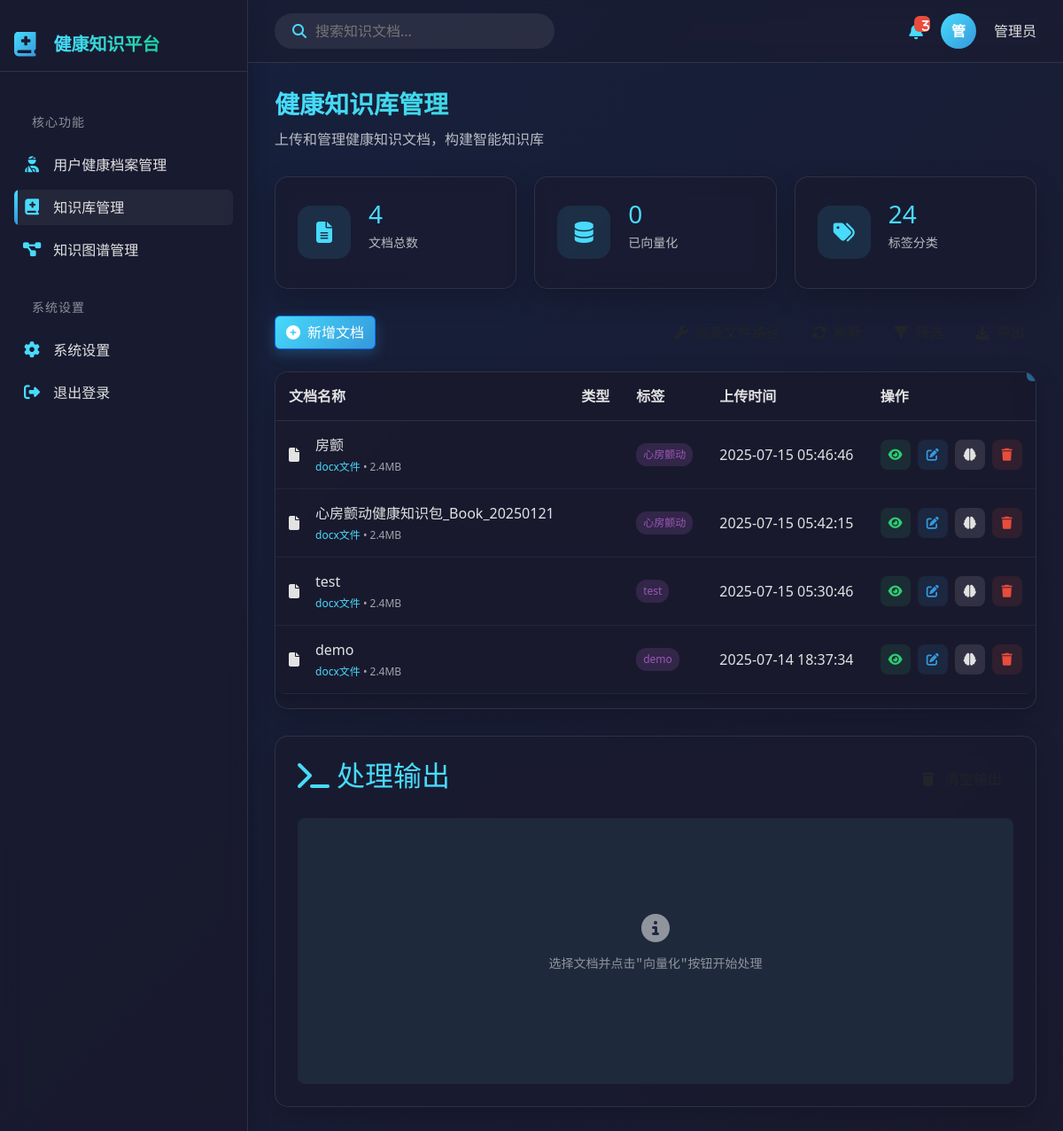
Before: /admin/knowledge (signed in) with the older database file.
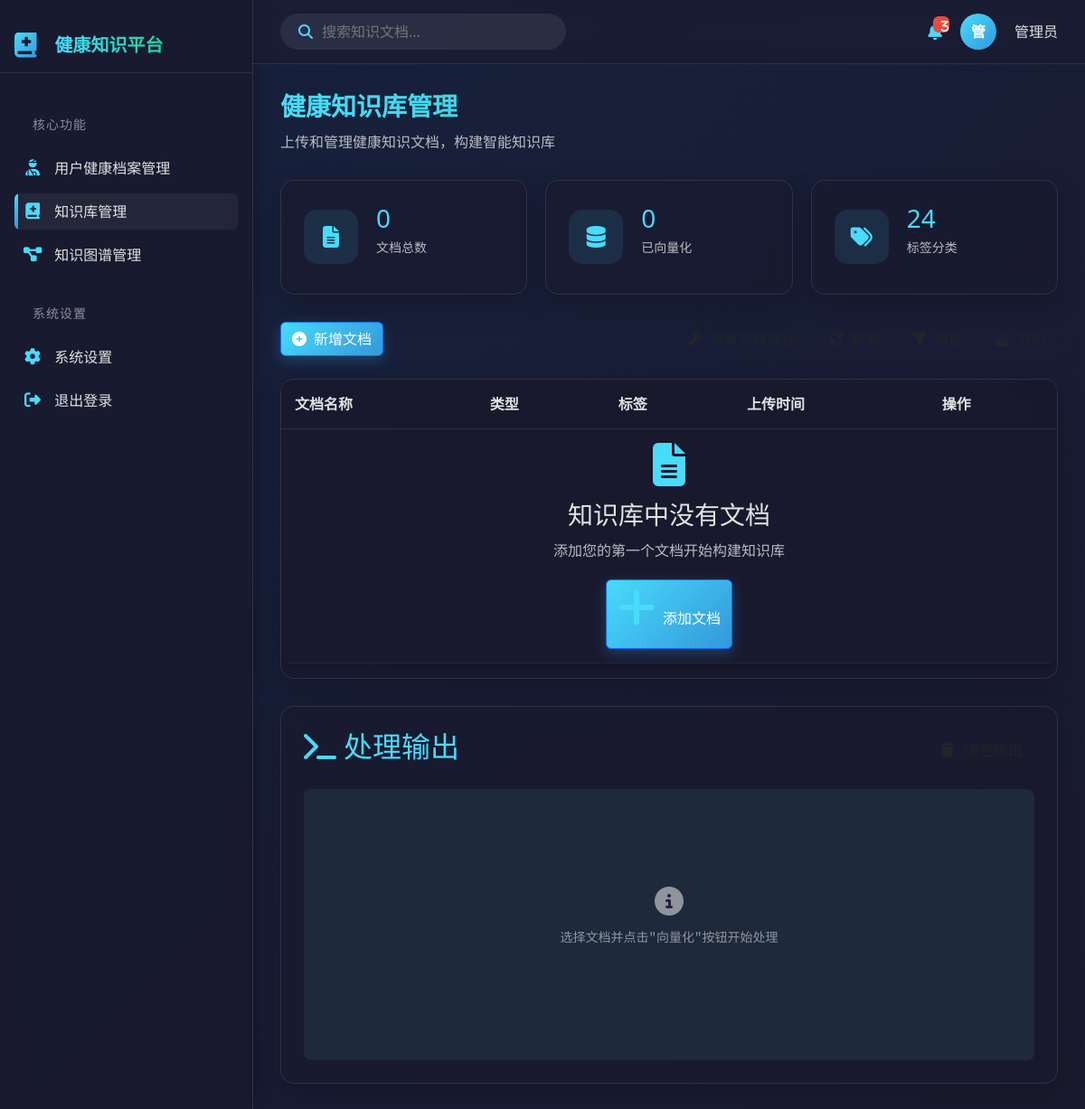
After: the same page with the newer database file.
### tables this page shows
CREATE TABLE knowledge_documents (
            id INTEGER PRIMARY KEY AUTOINCREMENT,
            name TEXT NOT NULL,
            type TEXT NOT NULL,  -- 'file' or 'url'
            path TEXT NOT NULL,   -- 文件路径或URL
            tags TEXT,            -- 逗号分隔的标签
            created_at TIMESTAMP DEFAULT CURRENT_TIMESTAMP,
            updated_at TIMESTAMP DEFAULT CURRENT_TIMESTAMP
        );

### app.py (the view)
@app.route('/admin/knowledge')
def knowledge_management():
    if 'admin_id' not in session:
        return redirect(url_for('admin_login'))
    conn = sqlite3.connect(app.config['DATABASE'])
    c = conn.cursor()
    c.execute('SELECT id, name, type, path, tags, created_at FROM knowledge_documents ORDER BY created_at DESC')
    knowledge_docs = c.fetchall()
    conn.close()
    formatted_docs = []
    for doc in knowledge_docs:
        formatted_docs.append({
            'id': doc[0],
            'name': doc[1],
            'type': doc[2],
            'path': doc[3],
            'tags': doc[4],
            'created_at': doc[5]
        })
    try:
        vector_db_stats = vdb_manager.get_stats()
    except Exception as e:
        print(f"获取向量数据库状态失败: {str(e)}")
        vector_db_stats = {
            "status": "error",
            "message": "无法获取向量数据库状态"
        }
    return render_template('knowledge_management.html',
                           knowledge_docs=formatted_docs,
                           vector_db_stats=vector_db_stats)

### vector_db.py (called while the page is built)
    def _init_vector_db(self) -> Optional[Chroma]:
        try:
            if os.path.exists(config.VECTOR_DB_PATH):
                print("加载现有向量数据库...")
                return Chroma(
                    persist_directory=config.VECTOR_DB_PATH,
                    embedding_function=self.embedding
                )
            print("未找到现有向量数据库，请先加载文档")
            return None
        except Exception as e:
            print(f"向量数据库初始化失败: {str(e)}")
            return None

### templates/knowledge_management.html (shortened to what the changed rows need)
{% extends "base.html" %}
{% block styles %}
<link rel="stylesheet" href="{{ url_for('static', filename='css/knowledge.css') }}">
<link rel="stylesheet" href="{{ url_for('static', filename='css/admin.css') }}">
<link href="https://cdn.jsdelivr.net/npm/bootstrap@5.3.0/dist/css/bootstrap.min.css" rel="stylesheet">
{% endblock %}
{% block content %}
<div class="admin-container d-flex">
    <div class="sidebar">
        <div class="sidebar-header p-3">
            <div class="hospital-logo d-flex align-items-center">
                <h2 class="mb-0">健康知识平台</h2>
            </div>
        </div>
    </div>
    <div class="main-content">
        <div class="content-area">
            <div class="content-header">
                <h1>健康知识库管理</h1>
            </div>
            <div class="stats-grid">
                <div class="stat-card">
                    <div class="stat-info">
                        <h3>{{ knowledge_docs|length }}</h3>
                        <p>文档总数</p>
                    </div>
                </div>
            </div>
            <div class="knowledge-files">
                <div class="table-responsive">
                    <table class="table">
                        <thead>
                        <tr>
                            <th>文档名称</th>
                            <th>类型</th>
                            <th>标签</th>
                            <th>上传时间</th>
                            <th>操作</th>
                        </tr>
                        </thead>
                        <tbody>
                        {% for doc in knowledge_docs %}
                        <tr>
                            <td>
                                <div class="file-info">
                                    <i class="fas fa-file me-2"></i>
                                    <div class="file-details">
                                        <div class="file-name">{{ doc.name }}</div>
                                        <div class="file-meta">
                                            {% if doc.type == "file" %}
                                            {% set file_ext = doc.path.split('.')[-1].lower() %}
                                            <span class="file-type">{{ file_ext }}文件</span>
                                            <span class="file-size">• 2.4MB</span>
                                            {% else %}
                                            <span class="file-type">网页链接</span>
                                            {% endif %}
                                        </div>
                                    </div>
                                </div>
                            </td>
                            <td>
                                {% if doc.type == "file" %}
                                <span class="badge badge-file">文件</span>
                                {% else %}
                                <span class="badge badge-url">URL</span>
                                {% endif %}
                            </td>
                            <td>
                                {% if doc.tags %}
                                <div class="tags-container">
                                    {% for tag in doc.tags.split(',') %}
                                    <span class="tag">{{ tag }}</span>
                                    {% endfor %}
                                </div>
                                {% else %}
                                <span class="text-muted">无标签</span>
                                {% endif %}
                            </td>
                            <td>{{ doc.created_at }}</td>
                            <td>
                                <div class="action-buttons">
                                    <button class="btn-icon view" data-id="{{ doc.id }}" title="查看">
                                        <i class="fas fa-eye"></i>
                                    </button>
                                    <button class="btn-icon edit edit-doc"
                                            data-id="{{ doc.id }}"
                                            data-name="{{ doc.name }}"
                                            data-type="{{ doc.type }}"
                                            data-path="{{ doc.path }}"
                                            data-tags="{{ doc.tags }}"
                                            title="编辑">
                                        <i class="fas fa-edit"></i>
                                    </button>
                                    <button class="btn-icon vectorize vectorize-doc"
                                            data-id="{{ doc.id }}"
                                            data-name="{{ doc.name }}"
                                            title="向量化">
                                        <i class="fas fa-brain"></i>
                                    </button>
                                    <button class="btn-icon delete delete-doc"
                                            data-id="{{ doc.id }}"
                                            data-name="{{ doc.name }}"
                                            title="删除">
                                        <i class="fas fa-trash"></i>
                                    </button>
                                </div>
                            </td>
                        </tr>
                        {% else %}
                        <tr>
                            <td colspan="5" class="empty-state">
                                <div class="empty-content">
                                    <i class="fas fa-file-alt"></i>
                                    <h3>知识库中没有文档</h3>
                                    <p>添加您的第一个文档开始构建知识库</p>
                                    <button class="btn btn-primary" id="addFirstDocumentBtn">
                                        <i class="fas fa-plus me-2"></i>添加文档
                                    </button>
                                </div>
                            </td>
                        </tr>
                        {% endfor %}
                        </tbody>
                    </table>
                </div>
            </div>
            <div class="vectorization-output">
                <div class="output-header">
                    <h2><i class="fas fa-terminal me-2"></i> 处理输出</h2>
                </div>
            </div>
        </div>
    </div>
</div>
{% endblock %}

Changed rows visible on the page:
removed knowledge_documents: name "房颤", file_ext "docx", tags "心房颤动", created_at "2025-07-15 05:46:46"
removed knowledge_documents: name "心房颤动健康知识包_Book_20250121", file_ext "docx", tags "心房颤动", created_at "2025-07-15 05:42:15"
removed knowledge_documents: name "test", file_ext "docx", tags "test", created_at "2025-07-15 05:30:46"
removed knowledge_documents: name "demo", file_ext "docx", tags "demo", created_at "2025-07-14 18:37:34"
Other visible differences:
{{ knowledge_docs|length }}: "4" → "0"
text now shown: "知识库中没有文档 添加您的第一个文档开始构建知识库 添加文档"
